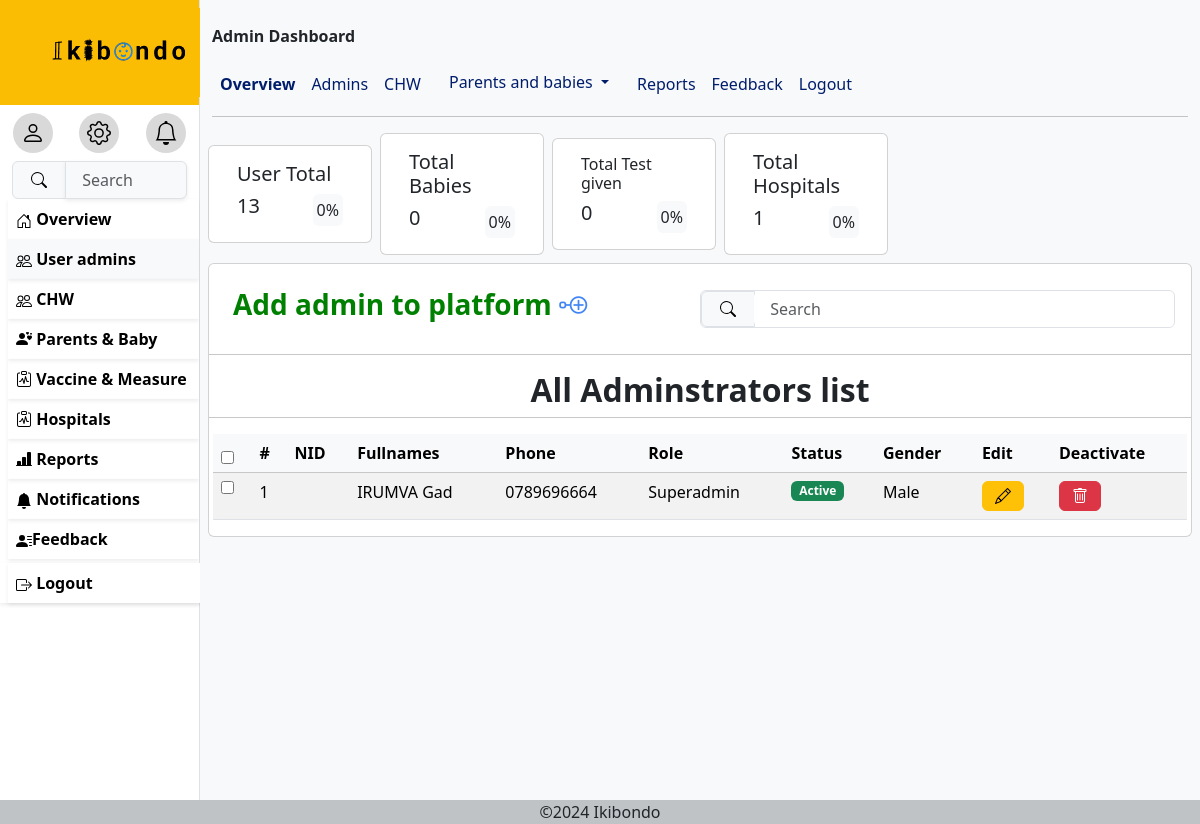
/admins (signed in), run on the app's committed database.
### ikibondoapp/models.py (models this page shows, shortened)
class Myuser(AbstractUser):
    ROLE_CHOICES = [
        ('Nurse', 'Nurse'),
        ('Superadmin', 'Superadmin'),
        ('Chw', 'Chw'),
        ('Parent', 'Parent'),
    ]
    GENDER_CHOICES = [
        ('Male', 'Male'),
        ('Female', 'Female'),
    ]
    username=None
    phone_number=models.CharField(max_length=10,validators=[
            RegexValidator(
                regex=r'^\d{10}$',
                message="Phone number must be 10 digits long.",
                code='invalid_phone_number'
            )
            ],
        unique=True)
    email=models.EmailField(unique=True,blank=True)
    role=models.CharField(choices=[('Nurse','Nurse'),('Superadmin','Superadmin'),('Chw','Chw'),('Parent','Parent')],max_length=50)
    gender= models.CharField(choices=[('Male','Male'),('Female','Female')],max_length=20)
    Age= models.PositiveIntegerField(null=True,validators=[
            RegexValidator(
                regex=r'^\d{2}$',
                message="age must be 2 digits long.",
                code='invalid_age_value'
            )
            ])
    need_password_change=models.BooleanField(default=True)
    USERNAME_FIELD='phone_number'
    REQUIRED_FIELDS=['email']
    object=CustomUserManager()

### ikibondoapp/views.py (the view)
# urls.py: path('admins',admin_view,name='admins'),
@login_required
def admin_view(request):
    user=request.user
    myusers=Myuser.objects.filter(role='Superadmin' or 'Nurse').order_by('-date_joined')
    return render(request,'admins.html',{'userss':myusers,'totals':total,'user':user})

### TEMPLATES/admins.html (shortened to what this page needs)
{% extends 'base.html' %}
{% block menu %}
     <a href="{% url 'useradmin' %}" class="remove">
      <div class="p-2 ms-2 shadow-sm fw-bold hovs">
        Overview</div>
     </a>
     {%if user.role == 'Superadmin'%}
     <a href="{% url 'admins'%}" class="remove">
      <div class="p-2 ms-2 shadow-sm fw-bold bg-light hovs">
        User admins
       </div>
     </a>
     {%endif%}
     {% if user.role == 'Superadmin' or user.role == 'Nurse'%}
     <a href="{% url 'chw'%}" class="remove">
      <div class="p-2 ms-2 shadow-sm fw-bold  hovs">
        CHW
       </div>
     </a>
     {%endif%}
     <a href="{% url 'parents' %}" class="remove hovs">
      <div class="p-2  ms-2 shadow-sm fw-bold hovs">
        <i class="bi bi-person-hearts"></i>
         Parents & Baby</div>
     </a>
     <a href="{% url 'vaccine' %}" class="remove">
      <div class="p-2 ms-2 shadow-sm fw-bold hovs">
        <i class="bi bi-clipboard-pulse"></i>
         Vaccine & Measure</div>
     </a>
     {% if user.role == 'Superadmin' or user.role == 'Nurse'%}
     <a href="{% url 'hospitals' %}" class="remove">
      <div class="p-2 ms-2 shadow-sm fw-bold  hovs">
        <i class="bi bi-clipboard-pulse"></i>
         Hospitals</div>
     </a>
     <a href="{% url 'reports' %}" class="remove">
      <div class="p-2 ms-2 shadow-sm fw-bold  hovs">
        <i class="bi bi-bar-chart-line-fill"></i>
        Reports</div>
     </a>
     {%endif%}
     <a href="{% url 'notification'%}" class="remove">
      <div class="p-2 ms-2 shadow-sm fw-bold  hovs">
        <svg xmlns="http://www.w3.org/2000/svg" width="16" height="16" fill="currentColor" class="bi bi-bell-fill" viewBox="0 0 16 16">
          <path d="M8 16a2 2 0 0 0 2-2H6a2 2 0 0 0 2 2m.995-14.901a1 1 0 1 0-1.99 0A5 5 0 0 0 3 6c0 1.098-.5 6-2 7h14c-1.5-1-2-5.902-2-7 0-2.42-1.72-4.44-4.005-4.901"/>
        </svg>
         Notifications</div>
     </a>
     {%if user.role == 'Superadmin' or user.role == 'Nurse'%}
     <a href="{% url 'adminfeedback'%}" class="remove">
      <div class="p-2 ms-2 shadow-sm fw-bold  hovs">
        Feedback
        </div>
     </a>
     {%endif%}
        <div>
        <form method="post" action="{% url 'logout' %}" class="container-fluid p-0 shadow-sm mt-1">
          <button type="submit" class="p-2 ms-2 shadow-sm fw-bold container-fluid border-0 bg-white text-start hovs">
             Logout</button>
          </form>
         </div>
{%endblock%}
{%block content%}
               <div class="row px-2 hstack gap-2">
               <div class="card col-md-2 hov">
                 <div class="card-body">
                   <h5 class="card-title">User Total</h5>
                   <div class="hstack">
                   <div class="card-link fs-5 h1">
                    {{totals.totaluser}}
                   </div>
                   <div class="card-link bg-light p-1 rounded ms-auto">0%</div>
                   </div>
                 </div>
               </div>
               <div class="card col-md-2 hov">
                 <div class="card-body">
                   <h5 class="card-title">Total Babies</h5>
                   <div class="hstack">
                   <div class="card-link fs-5 h1">{{totals.totalbabies}}</div>
                   <div class="card-link bg-light rounded p-1 ms-auto">0%</div>
                   </div>
                 </div>
               </div>
               <div class="card col-md-2 hov">
                 <div class="card-body">
                   <h5 class="card-title h6">Total Test given</h5>
                   <div class="hstack">
                   <div class="card-link fs-5 h1">{{totals.totaltests}}</div>
                   <div class="card-link bg-light rounded p-1 ms-auto">0%</div>
                   </div>
                 </div>
               </div>
               <div class="card col-md-2 hov">
                 <div class="card-body">
                   <h5 class="card-title">Total Hospitals</h5>
                   <div class="hstack">
                   <div class="card-link fs-5 h1">{{totals.totalhospital}}</div>
                   <div class="card-link bg-light hov rounded p-1 ms-auto">0%</div>
                   </div>
                 </div>
               </div>
             </div>
             <div class="row gx-2 card  mt-2">
                <div class="card-body">
               <div class="hstack">
                <a href="{% url 'addchw' %}" style="text-decoration: none;color: #000;">
                  <h3 class="p-2" style="color:green;font-weight: bold;">Add admin to platform <i class="bi bi-node-plus" style="color:#4285F4;"></i></h3>
                </a>
                <form class="form-control ms-auto p-0 w-50">
                    <div class="input-group">
                      <span class="input-group-text" id="basic-addon1"><button type="button" class="border-0 bg-light">
                        <svg xmlns="http://www.w3.org/2000/svg" width="16" height="16" fill="currentColor" class="bi bi-search" viewBox="0 0 16 16">
                        <path d="M11.742 10.344a6.5 6.5 0 1 0-1.397 1.398h-.001q.044.06.098.115l3.85 3.85a1 1 0 0 0 1.415-1.414l-3.85-3.85a1 1 0 0 0-.115-.1zM12 6.5a5.5 5.5 0 1 1-11 0 5.5 5.5 0 0 1 11 0"/>
                        </svg>
                        </button>
                      </span>
                      <input type="text" class="form-control rounded border-0" placeholder=" Search" aria-label="Username" aria-describedby="basic-addon1">
                    </div>
                  </form>
               </div>
             </div>
             <hr>
             <h2><center><b>All Adminstrators list</b></center></h2>
             <hr>
             <div class="table-responsive ">
                <table class="table table-striped table-hover ">
                    <thead class="table-light">
                        <th scope="col"><input type="checkbox" id="selectAll"/></th>
                        <th scope="col">#</th>
                        <th scope="col">NID</th>
                        <th scope="col">Fullnames</th>
                        <th scope="col">Phone</th>
                        <th scope="col">Role</th>
                        <th scope="col">Status</th>
                        <th scope="col">Gender</th>
                        <th scope="col">Edit</th>
                        <th scope="col">Deactivate</th>
                    </thead>
                    <tbody id="userTableBody">
                      {% for users in userss %}
                      <tr>
                        <td><input type="checkbox" class="userCheckbox" /></td>
                        <td>{{ forloop.counter }}</td>
                        <td>{{ chw.nid }}</td>
                        <td>{{ users.first_name }} {{ users.last_name }}</td>
                        <td>{{ users.phone_number }}</td>
                        <td>{{ users.role }}</td>
                        <td>
                          {%if users.is_active %}
                          <span class="badge bg-success">Active</span>
                          {%else%}
                          <span class="badge bg-danger">Inactive</span>
                          {%endif%}
                        </td>
                        <td>{{ users.gender }}</td>
                        <td>
                          <button
                            class="btn btn-md btn-warning editButton"
                            data-bs-toggle="modal"
                            data-bs-target="#editUserModal"
                          >
                            <i class="bi bi-pencil"></i>
                          </button>
                        </td>
                        <td>
                          <button class="btn btn-md btn-danger deleteButton">
                            <i class="bi bi-trash"></i>
                          </button>
                        </td>
                      </tr>
                      {% empty %}
                      <tr>
                        <td colspan="10" class="text-center">No users found</td>
                      </tr>
                      {% endfor %}
                    </tbody>
                 </table>
             </div>
            </div>
{%endblock%}

### TEMPLATES/base.html (style rules this page uses)
*, *::before, *::after { box-sizing: border-box; }
* { margin: 0; }
body { font-family: system-ui; max-width: 100%; margin-inline: auto; }
.remove { text-decoration: none; color: #000; font-weight: bolder; }

### data on the page
Myuser: first_name "IRUMVA", last_name "Gad", phone_number "0789696664", role "Superadmin", is_active "Active", gender "Male"

### other printed values
{{ totals.totaluser }} "13"
{{ totals.totalbabies }} "0"
{{ totals.totaltests }} "0"
{{ totals.totalhospital }} "1"
